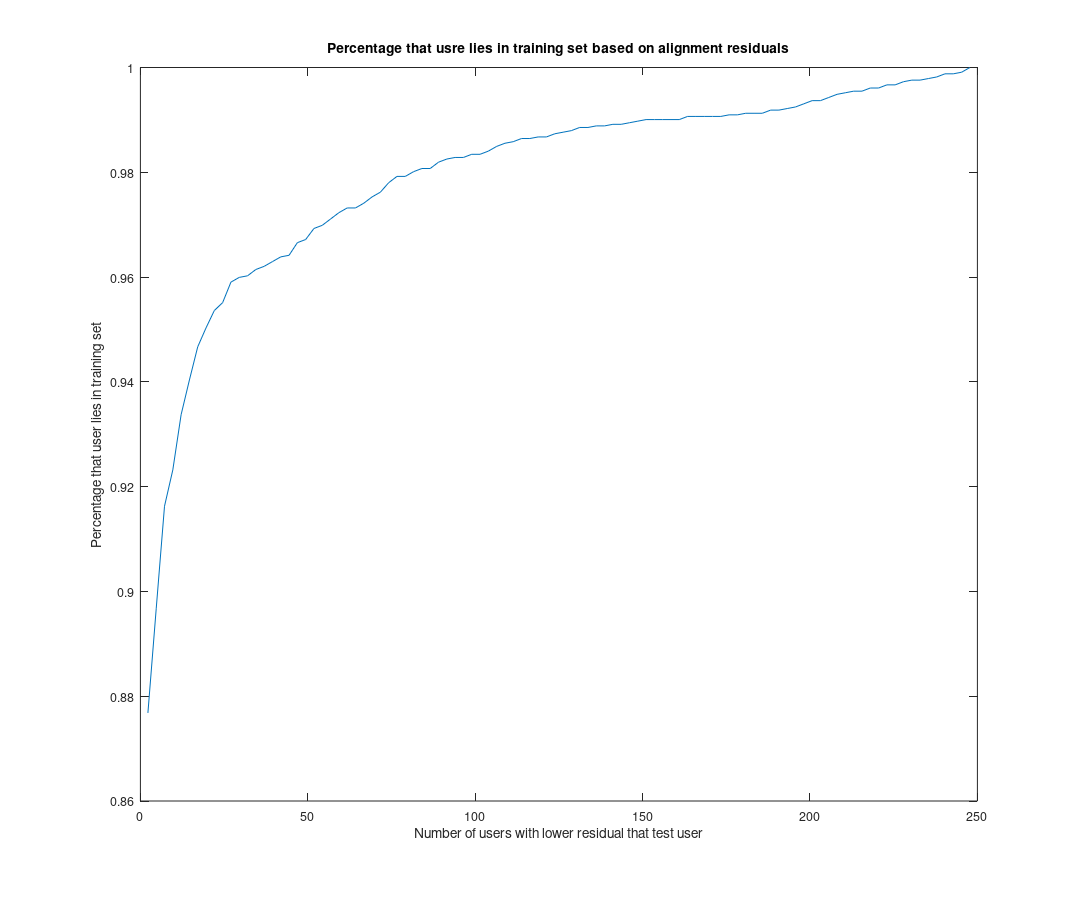

Recreate this plot in MATLAB. (Note: this script raises an error after producing the figure.)
load('sorted_user_ranks.dat');

h = figure;
[a, x] = hist(sorted_user_ranks, 100);
a = a / sum(a);
bar(x,a);

b = [a(1)];
for i=2:numel(a)
    b(i) = a(i) + b(i-1);
end
plot(x,b);

xlabel('Number of users with lower residual that test user');
ylabel('Percentage that user lies in training set');
title('Percentage that usre lies in training set based on alignment residuals')

set (gcf,'windowstyle','normal');               %   Window must be undocked for the following
set (gcf,'Units','Inches');                     %   Using units of inches
pos=get(gcf,'position');                        %   Save position values
set (gcf,'position',[pos(1),pos(2),12,10]);       %   and set plot area to 5 by 3.75
set(gcf,'paperpositionmode','auto');            %   Set output to WYSIWYG for current screen settings

plot2svg(['user_alignment_rank_plot.svg'], h, 'png');
